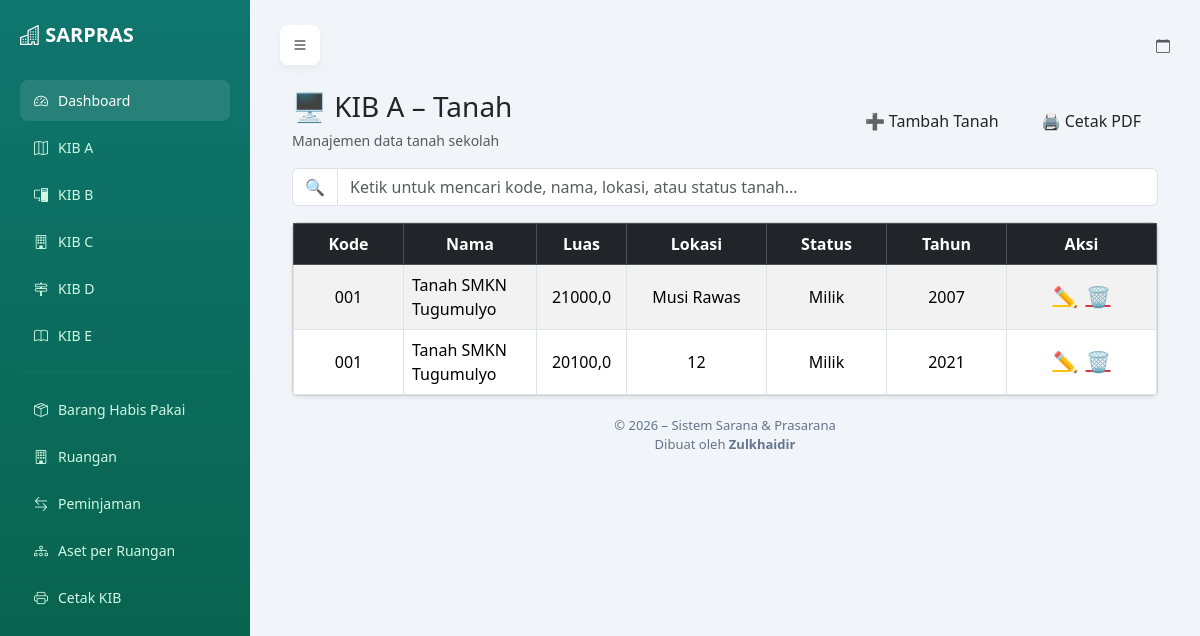
The page /tanah/ on the database its author committed.
### sarpras/models.py (models this page shows, shortened)
class Tanah(models.Model):
    kode_barang = models.CharField(max_length=50)
    nama = models.CharField(max_length=200)
    luas = models.FloatField()
    lokasi = models.CharField(max_length=200)
    status = models.CharField(max_length=100)
    tahun_perolehan = models.IntegerField()

### sarpras/views.py (the view)
# urls.py: path('tanah/', views.tanah_list, name='tanah_list'),
def tanah_list(request):
    data = Tanah.objects.all().order_by('kode_barang')
    return render(request, 'sarpras/tanah.html', {'data': data})

### sarpras/templates/sarpras/tanah.html (shortened to what this page needs)
{% extends 'sarpras/base.html' %}
{% load static %}
{% block content %}
<div class="container mt-4">
    <div class="d-flex justify-content-between align-items-center mb-3">
        <div>
            <h3 class="mb-1">🖥️ KIB A – Tanah</h3>
            <small class="text-muted">Manajemen data tanah sekolah</small>
        </div>
        <div class="d-flex gap-2">
            <a href="{% url 'tanah_tambah' %}" class="btn btn-soft-secondary px-3">
                ➕ Tambah Tanah
            </a>
            <a href="{% url 'tanah_cetak_pdf' %}" target="_blank" class="btn btn-soft-secondary px-3">
                🖨️ Cetak PDF
            </a>
        </div>
    </div>
    <div class="mb-3">
        <div class="input-group">
            <span class="input-group-text bg-white">
                🔍
            </span>
            <input type="text"
                   id="searchInput"
                   class="form-control"
                   placeholder="Ketik untuk mencari kode, nama, lokasi, atau status tanah...">
        </div>
    </div>
    <div class="card shadow-sm">
        <div class="card-body p-0">
            <table class="table table-bordered table-striped mb-0 align-middle">
                <thead class="table-dark text-center">
                    <tr>
                        <th style="width:110px;">Kode</th>
                        <th>Nama</th>
                        <th style="width:90px;">Luas</th>
                        <th style="width:140px;">Lokasi</th>
                        <th style="width:120px;">Status</th>
                        <th style="width:120px;">Tahun</th>
                        <th style="width:150px;">Aksi</th>
                    </tr>
                </thead>
                <tbody id="tableBody">
                {% for t in data %}
                    <tr>
                        <td class="text-center">{{ t.kode_barang }}</td>
                        <td>{{ t.nama }}</td>
                        <td class="text-center">{{ t.luas }}</td>
                        <td class="text-center">{{ t.lokasi }}</td>
                        <td class="text-center">{{ t.status }}</td>
                        <td class="text-center">{{ t.tahun_perolehan }}</td>
                        <td class="text-center">
                            <div class="d-flex gap-2 justify-content-center">
                                <a href="{% url 'tanah_edit' t.id %}"
                                   class="text-warning fs-5"
                                   title="Edit">
                                    ✏️
                                </a>
                                <a href="{% url 'tanah_hapus' t.id %}"
                                   class="text-danger fs-5"
                                   title="Hapus"
                                   onclick="return confirm('Yakin ingin menghapus tanah ini?')">
                                    🗑️
                                </a>
                            </div>
                        </td>
                    </tr>
                {% empty %}
                    <tr>
                        <td colspan="7" class="text-center text-muted py-4">
                            Belum ada data tanah
                        </td>
                    </tr>
                {% endfor %}
                </tbody>
            </table>
        </div>
    </div>
</div>
{% endblock %}

### sarpras/templates/sarpras/base.html (style rules this page uses)
body { background: #f1f5f9; margin: 0; }

### rows shown on the page
Tanah: kode_barang "001", nama "Tanah SMKN Tugumulyo", luas "21000,0", lokasi "Musi Rawas", status "Milik", tahun_perolehan "2007"
Tanah: kode_barang "001", nama "Tanah SMKN Tugumulyo", luas "20100,0", lokasi "12", status "Milik", tahun_perolehan "2021"
